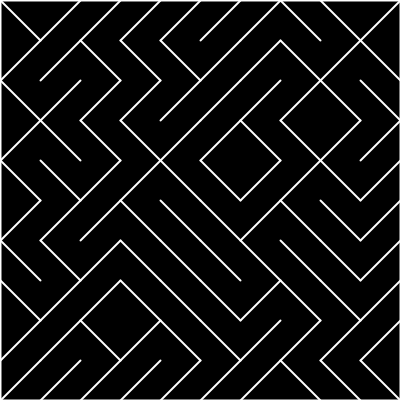
Frame 1 (no input)
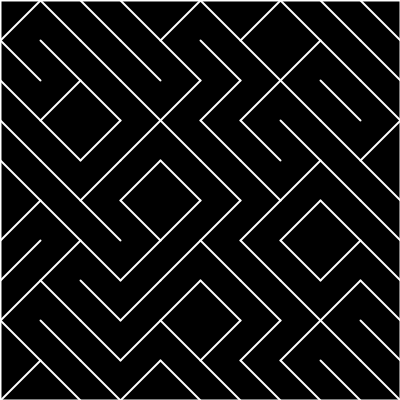
Frame 2 (the mouse pressed at the canvas centre, redrawn once)

The Processing sketch that drew these frames (run headless with seeded random() and noise(); the mouse was pressed at the canvas centre and the sketch redrawn once):

// Processing sketch: D1_10Print
// ── D1_10Print.pde
int size=400;
int lineDensity=10;

void setup () {
  size(400, 400);
  background(0);
  stroke(255);
  strokeWeight(2);
  noLoop();
}
void draw() {
  fill(0);
  rect(0, 0, width, height);
  int step = size/lineDensity;
  //increment by step
  for (int x = 0; x < size; x+= step) {
    for (int y = 0; y < size; y+= step) {
      drawLine(x, y, step, step);
    }
  }
}

void drawLine(float x, float y, float w, float h) {
  boolean leftToRight  = round(random(1.1)) >= 0.5;
 // println(leftToRight );
  if (leftToRight) line(x, y, x+w, y+h);
  else line(x+w, y, x, h+y);
}

void mouseReleased() {
  redraw();
}
